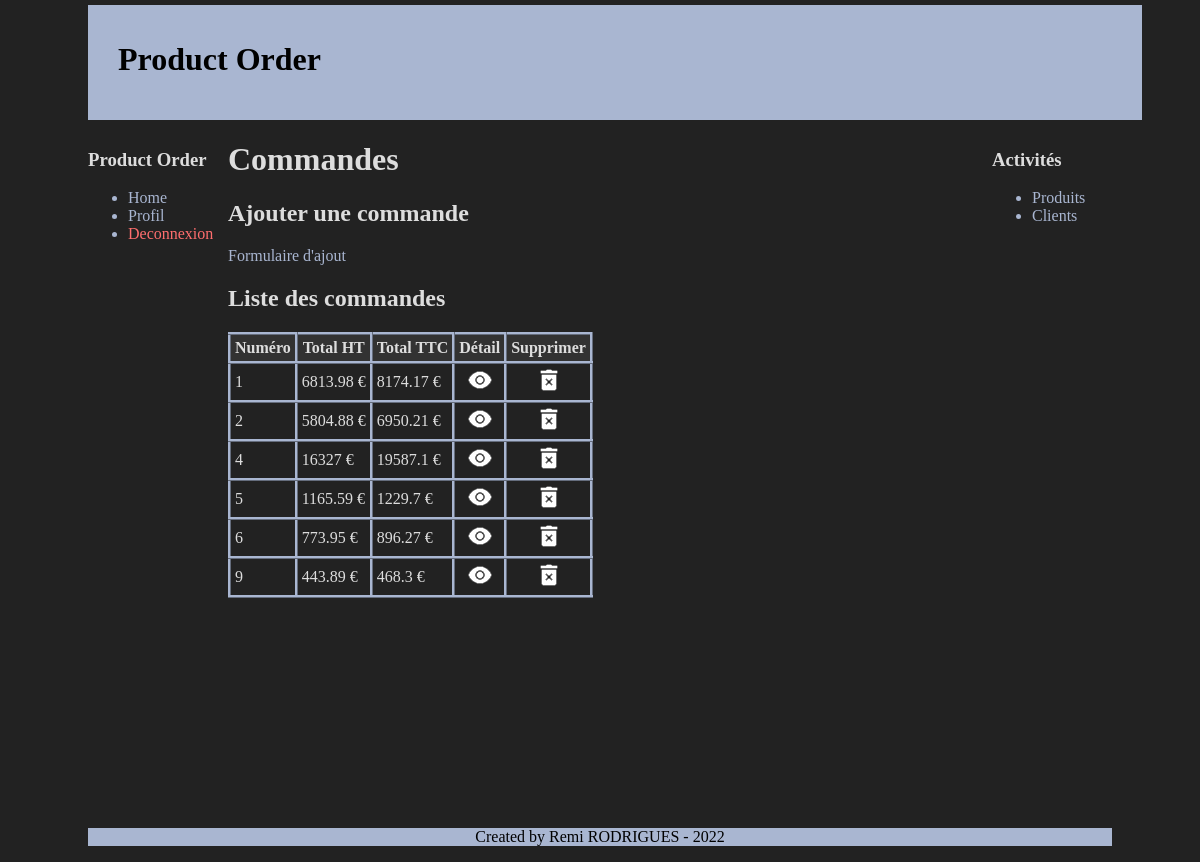
Page /order/orderList.php (signed in) on the committed database.
### tables this page shows
CREATE TABLE `orders` (
  `id` int(11) NOT NULL,
  `user_id` int(11) NOT NULL,
  `total_HT` float NOT NULL,
  `total_TTC` float NOT NULL,
  `add_date` datetime NOT NULL,
  `update_date` datetime NOT NULL,
  `deleted` tinyint(1) NOT NULL DEFAULT 0,
  `delete_date` datetime DEFAULT NULL
);

### order/orderList.php (the view, shortened to what this page needs)
<?php
require("../layout/htmlHead.php");
echo htmlHead("Commandes", "../style");
?>
    <body>
    <?php include("../layout/header.php"); ?>
    <div id="menu">
        <div class="element_menu">
            <h3>Product Order</h3>
            <ul>
                <li><a href="../home.php">Home</a></li>
                <li><a href="../profil.php">Profil</a></li>
                <li><a href="../deconnexion.php" class="deconnexion_btn">Deconnexion</a></li>
            </ul>
        </div>
    </div>
    <div id="menu_right">
        <div class="element_menu">
            <h3>Activités</h3>
            <ul>
                <li><a href="../product/productList.php">Produits</a></li>
                <li><a href="../customer/customerList.php">Clients</a></li>
            </ul>
        </div>
    </div>
    <div id="corps">
        <h1>Commandes</h1>
        <h2>Ajouter une commande</h2>
        <p>
            <a href="addOrder.php">Formulaire d'ajout</a>
        </p>
        <h2>Liste des commandes</h2>
        <?php
            include("../utils/connexion_db.php");
            $orders = $bdd->prepare("
                SELECT orders.id, orders.total_HT, orders.total_TTC
                FROM orders
                INNER JOIN users ON users.id = orders.user_id
                INNER JOIN companies ON companies.id = users.company_id
                WHERE users.company_id = :company_id
                AND orders.deleted = 0;
            ");
            $orders->execute([
                "company_id"=> $_SESSION["company_id"],
            ]);
            $data = $orders->fetchAll();
            ?>
            <table>
                <thead>
                    <tr>
                        <th>Numéro</th>
                        <th>Total HT</th>
                        <th>Total TTC</th>
                        <th>Détail</th>
                        <th>Supprimer</th>
                    </tr>
                </thead>
                <tbody>
                    <?php for($i=0; $i<count($data); $i++) :?>
                        <tr>
                            <td><?= $data[$i]["id"]; ?></td>
                            <td><?= round($data[$i]["total_HT"], 2); ?> €</td>
                            <td><?= round($data[$i]["total_TTC"], 2); ?> €</td>
                            <td style="text-align:center;">
                                <a href="detailOrder.php?id=<?= $data[$i]["id"]; ?>">
                                    <img src="../images/details.png" />
                                </a>
                            </td>
                            <td style="text-align:center;">
                                <a href="deleteOrder.php?id=<?= $data[$i]["id"]; ?>">
                                    <img src="../images/supprimer.png" />
                                </a>
                            </td>
                        </tr>
                    <?php endfor;?>
                </tbody>
            </table>
    </div>
    <?php include("../layout/footer.php"); ?>
    </body>
</html>

### layout/htmlHead.php
<?php
function htmlHead(string $title, string $cssFileName): string {
  return <<<EOT
<!DOCTYPE html>
<html>
  <head>
    <title>$title</title>
    <meta charset="utf-8"/>
    <link rel="stylesheet" href="$cssFileName.css" />
  </head>
EOT;
}

### layout/header.php
<div id="en_tete"><h1>Product Order</h1></div>

### layout/footer.php
        <div id="pied_de_page">
            <p>Created by Remi RODRIGUES - 2022</p>
        </div>
    </body>
</html>

### style.css (style rules this page uses)
body { width: 1024px; margin: auto; margin-top: 5px; margin-bottom: 5px; background-color: #222; color: #ddd; }
#en_tete { width: 1024px; height: 100px; background-color: rgb(169, 182, 209); margin-bottom: 10px; color: black; padding: 15px 0 0 30px; }
#menu { float: left; width: 120px; margin-bottom: 10px; }
#menu_right { float: right; width: 120px; margin-bottom: 10px; }
#corps { margin-left: 140px; margin-bottom: 20px; }
#pied_de_page { text-align: center; margin-top: 230px; color: black; background-color: rgb(169, 182, 209); }
a { text-decoration: none; color: rgb(169, 182, 209); }
ul { color: rgb(169, 182, 209); }
table, th, td { border: 3px ridge rgb(169, 182, 209); border-collapse: collapse; padding: 4px; }
thead, tfoot { background-color: rgb(50, 50, 50); }
.deconnexion_btn { color: rgb(255, 110, 110); }

### rows in the picture
orders: id "1", total_HT "6813.98", total_TTC "8174.17"
orders: id "2", total_HT "5804.88", total_TTC "6950.21"
orders: id "4", total_HT "16327", total_TTC "19587.1"
orders: id "5", total_HT "1165.59", total_TTC "1229.7"
orders: id "6", total_HT "773.95", total_TTC "896.27"
orders: id "9", total_HT "443.89", total_TTC "468.3"
